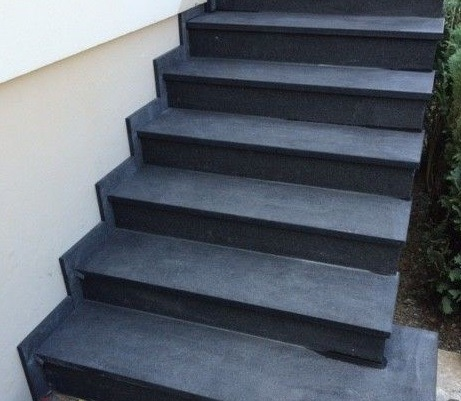
//> input picture im1.jpg, 461 x 401 px
$ ./Source   (built with g++ and OpenCV 4)
//> lines starting //> are read from the running program, lines starting //| are printed output that depends on the picture; after the words box and inside, x2 and y2 are one past the last pixel; in counts of white or black regions, pixels touching at a corner belong together
/*
* Auteur:
    - Berrahal Kaouter
* Date: 2020-04-21
* Information: Analyse d’un escalier : comptage et détection des marches
*/

#include "opencv2/imgproc/imgproc.hpp"
#include "iostream"
#include "opencv2/core/core.hpp"
#include "opencv2/highgui/highgui.hpp"

using namespace cv;

//La structure trie 2 points
struct myclass {
    bool operator() (cv::Point pt1, cv::Point pt2) {
        return (pt1.y < pt2.y);
    }
} myobject;

//Unification de points très proches dans les coordonnées X et Y
std::vector<Point> unification(std::vector<Point> p, int x, int y) {
    for (int i = 0; i < p.size(); i++)
        for (int j = i; j < p.size(); j++)
            if (abs(p[i].x - p[j].x) < x || abs(p[i].y - p[j].y) < y)
                p.erase(p.begin() + j);
    return p;
}

int main() {

    //Gradient
    Mat src, src_gray, grad;
    int scale = 1;
    int delta = 0;
    int ddepth = CV_16S;

    src = imread("img/im1.Jpg", 1);
//> src is the input picture: 401 rows x 461 cols, CV_8UC3; mean B, G, R 108.6, 98.1, 90.5

    if (!src.data) {
        std::cout << "Impossible d'ouvrir ou de trouver l'image" << "\n";
        return -1;
    }

    if (src.cols > 2000 || src.rows > 2000) {
        cv::resize(src, src, cv::Size(0, 0), 0.15, 0.15);
    }
    else if (src.cols > 650 || src.rows > 650) {

        cv::resize(src, src, cv::Size(0, 0), 0.5, 0.5);
    }

    imshow("Escalier", src);

    moveWindow("Escalier", 0, 0);

    GaussianBlur(src, src, Size(3, 3), 0, 0, BORDER_DEFAULT);

    // Convert it to gray

    cvtColor(src, src_gray, COLOR_RGBA2GRAY, 0);

    /// Generate grad_x and grad_y
    Mat grad_x, grad_y;
    Mat abs_grad_x, abs_grad_y;

    // Gradient X
    Sobel(src_gray, grad_x, ddepth, 1, 0, 3, scale, delta, BORDER_DEFAULT);
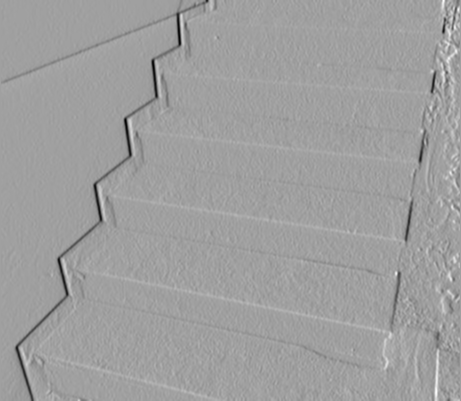
//> grad_x: 401 rows x 461 cols, CV_16SC1; min -446, max 264, mean -2.5; drawn with min black and max white
    convertScaleAbs(grad_x, abs_grad_x);

    // Gradient Y
    Sobel(src_gray, grad_y, ddepth, 0, 1, 3, scale, delta, BORDER_DEFAULT);
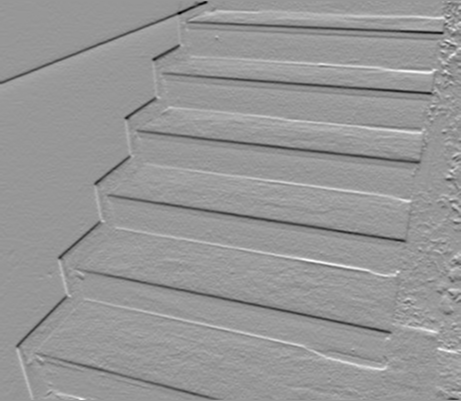
//> grad_y: 401 rows x 461 cols, CV_16SC1; min -413, max 283, mean -0.8; drawn with min black and max white
    convertScaleAbs(grad_y, abs_grad_y);

    // Total Gradient (approximate)
    addWeighted(abs_grad_x, 0.5, abs_grad_y, 0.5, 0, grad);// si incremente un ou deux la taille de la ligne etc 'est po bon on aura bcq de ligne
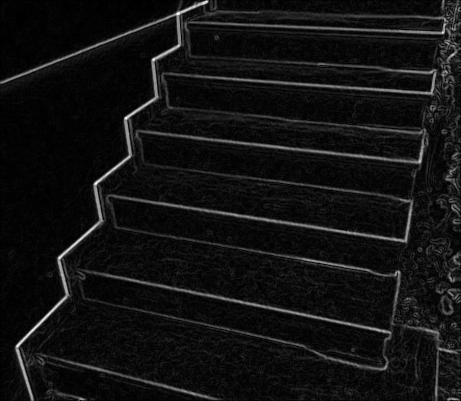
//> grad: 401 rows x 461 cols, CV_8UC1; min 0, max 255, mean 17.8
// po de dilatation pour ne po avoir d'augmenation
    imshow("Sobel", grad);

    //Standard Hough Line Transform
    Mat dst, color_dst;

    cv::threshold(grad, color_dst, 0, 255, THRESH_BINARY | THRESH_OTSU);
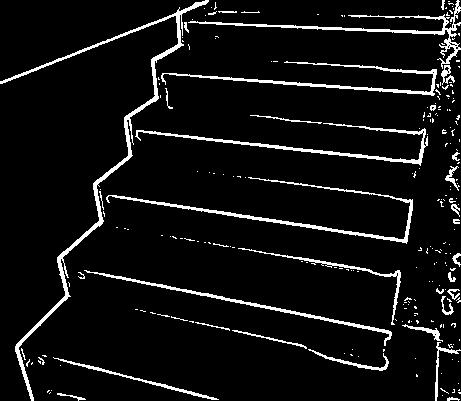
//> color_dst: 401 rows x 461 cols, CV_8UC1; 6.8% white; 227 white regions (191 under 20 px), largest, box (x1, y1, x2, y2) and area: (0, 0, 209, 401) 2661, (106, 177, 413, 244) 1406, (188, 0, 461, 69) 1313


    std::vector<Vec4i> linesP; // will hold the results of the detection

    HoughLinesP(color_dst, linesP, 1, CV_PI / 180, 50, 70, 10); // runs the actual detection
//> linesP = 39 lines (x1, y1, x2, y2), first 8: [86, 271, 388, 330], [94, 193, 406, 242], [149, 133, 421, 162], [163, 202, 407, 240], [106, 276, 391, 332], [152, 73, 439, 93], [112, 195, 407, 241], [125, 129, 385, 157]

    imshow("Line Transform", color_dst);

    // Draw the lines
    std::vector<Point> p1;
    Mat points = cv::Mat::zeros(color_dst.rows, color_dst.cols, CV_8UC1);
    for (size_t i = 0; i < linesP.size(); i++) {
        Vec4i l = linesP[i];
        //On trace tous les segments parallèles inférieurs à 40 degrése
        if (abs(atan2(l[3] - l[1], l[2] - l[0])) < 0.15) {
            line(points, Point(l[0], l[1]), Point(l[2], l[3]), Scalar(255, 0, 0), 1, 8, 0);
            //Le vecteur de points p1 stocke les points des lignes parallèles
            p1.push_back(Point(l[0], l[1]));
        }
    }
//> this loop made 39 passes
//> l on passes 1 to 12: [86, 271, 388, 330], [94, 193, 406, 242], [149, 133, 421, 162], [163, 202, 407, 240], [106, 276, 391, 332], [152, 73, 439, 93], [112, 195, 407, 241], [125, 129, 385, 157], [235, 25, 459, 33], [0, 83, 205, 4], [190, 76, 440, 94], [0, 81, 207, 2]
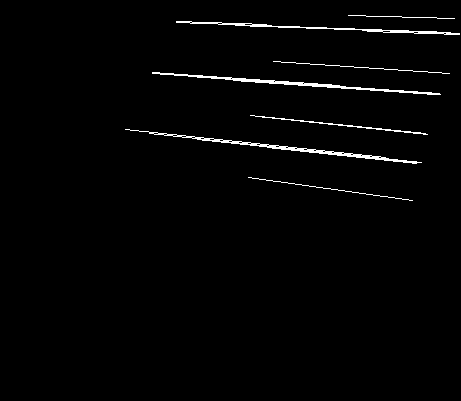
//> points: 401 rows x 461 cols, CV_8UC1; 1.6% white in thin lines or dots, all inside (x1, y1, x2, y2) = (125, 15, 460, 201)

    //Les points du vecteur p1 sont classés par ordre croissant
    std::sort(p1.begin(), p1.end(), myobject);
//> p1 = 17 Points (x, y), first 12: [348, 15], [176, 21], [176, 22], [235, 25], [367, 31], [273, 61], [152, 72], [152, 73], [190, 76], [233, 80], [250, 115], [257, 116]

    //On utilise la fonction d'unification 3 fois. L'objectif est de trouver le point le plus extrême,
    //c'est-à-dire le plus proche de la coordonnée X et le plus éloigné de la coordonnée Y

    //Les nouveaux points représentent le nombre de coin des marches.
    //Le vecteur de Point p2 stock ces coordonnées

    std::vector<Point> p2;
    p2 = unification(p1, 13, 13);
//> the loop in unification, `for (int i = 0; i < p.size(); i++)` made 5 passes
//> after the loop in unification, `for (int i = 0; i < p.size(); i++)`: p = 5 Points (x, y): [176, 21], [273, 61], [190, 76], [257, 116], [149, 133]
//> p2 has the same summary as p in unification

    std::cout << "Nombre de marches: " << p2.size() << "\n";
//| Nombre de marches: 5

    for (int j = 0; j < p2.size(); j++)
        cv::circle(points, p2[j], 4, cv::Scalar(200, 0, 0), -1);
//> this loop made 5 passes
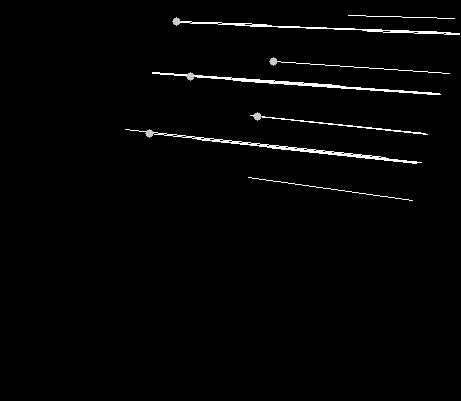
//> points: 401 rows x 461 cols, CV_8UC1; 0.13% of pixels changed, all inside (x1, y1, x2, y2) = (145, 17, 278, 138)


    imshow("Marches", points);

    //2ème unification de points. L'objectif est de nettoyer les lignes parallèles de chaque étape
    //Le vecteur de Point p3 stock ces coordonnées

    std::vector<Point> p3;    Mat points2 = cv::Mat::zeros(color_dst.rows, color_dst.cols, CV_8UC1);
    p3 = unification(unification(unification(p1, 0, 10), 0, 10), 0, 11);
//> the loop in unification (call 2), `for (int i = 0; i < p.size(); i++)` made 6 passes
//> p3 = 1 Point (x, y): [250, 115]


    //std::cout << "Points apres unification " << "\n";
    //On calcule la direction de l'escalier
    //La méthode consiste à calculer des points entre les marches de l'axe Y.
    //S'il y a un ou plusieurs points entre 2 marches (du vecteur p2), c'est un escalier vers le haut.
    //S'il n'y a aucun point, c'est un escalier vers le bas.

    int direction = 0;
    for (int i = 0; i < p3.size(); i++) {
        //std::cout << "Point " << i << " :" << p3[i] << " " << "\n";
        cv::circle(points2, p3[i], 4, cv::Scalar(200, 0, 0), -1);
        line(points2, Point(p3[i].x, p3[i].y), Point(p3[i].x + 100, p3[i].y), Scalar(255, 0, 0), 1, 8, 0);
        if (p2[p2.size() - 1].y > p3[i].y&& p3[i].y > p2[p2.size() - 2].y)
            direction++;
    }
//> this loop made 1 pass
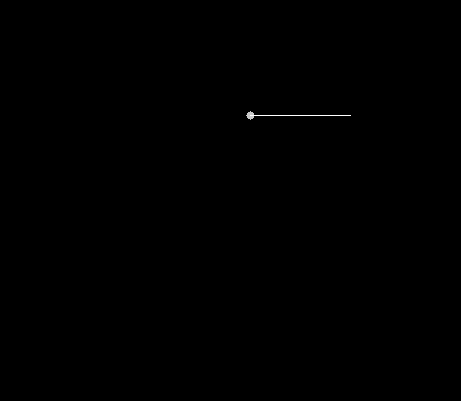
//> points2: 401 rows x 461 cols, CV_8UC1; min 0, max 255, mean 0.2
//> after the loop, direction = 0

    if (direction == 0)
        std::cout << "\nEscalier vers le bas " << "\n";
    else if (direction > 0)
        std::cout << "\nEscalier vers le haut " << "\n";

    //imshow("Direction", points2);

    cv::waitKey(0);
    return 0;
}

$ run again, with im10.jpg copied over im1.jpg
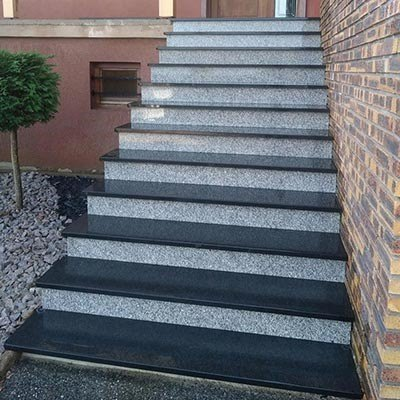
//> input picture im10.jpg, 400 x 400 px
//> src is the input picture: 400 rows x 400 cols, CV_8UC3; mean B, G, R 112.7, 106.5, 102.8
//> color_dst: 400 rows x 400 cols, CV_8UC1; 21.8% white in thin lines or dots
//> linesP = 159 lines (x1, y1, x2, y2), first 8: [3, 302, 384, 349], [2, 350, 346, 398], [1, 285, 385, 325], [0, 230, 358, 261], [86, 212, 394, 238], [0, 36, 397, 36], [3, 349, 361, 399], [2, 248, 389, 288]
//> the loop `for (size_t i = 0; i < linesP.size(); i++)` made 159 passes
//> p1 = 96 Points (x, y), first 12: [274, 17], [300, 18], [308, 19], [229, 20], [226, 21], [169, 21], [172, 30], [163, 31], [162, 32], [162, 34], [163, 35], [0, 35]
//> the loop in unification, `for (int i = 0; i < p.size(); i++)` made 17 passes
//> after the loop in unification, `for (int i = 0; i < p.size(); i++)`: p = 17 Points (x, y), first 12: [300, 18], [169, 21], [163, 35], [88, 38], [226, 52], [254, 69], [137, 85], [212, 102], [267, 110], [114, 132], [114, 148], [54, 175]
//> p2 has the same summary as p in unification
//| Nombre de marches: 17
//> the loop `for (int j = 0; j < p2.size(); j++)` made 17 passes
//> after the loop `for (int j = 0; j < p2.size(); j++)`:
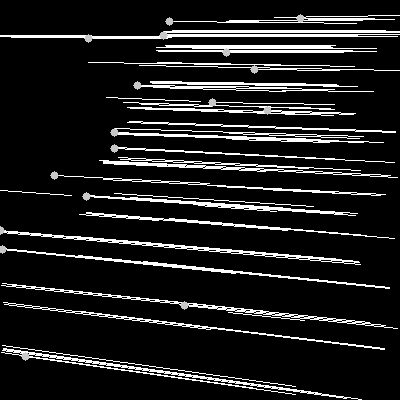
//> points: 400 rows x 400 cols, CV_8UC1; min 0, max 255, mean 29.9
//> the loop in unification (call 2), `for (int i = 0; i < p.size(); i++)` made 27 passes
//> p3 = 6 Points (x, y): [0, 36], [150, 81], [114, 132], [0, 190], [143, 261], [1, 352]
//> the loop `for (int i = 0; i < p3.size(); i++)` made 6 passes
//> direction on pass 6: 1
//> after the loop `for (int i = 0; i < p3.size(); i++)`:
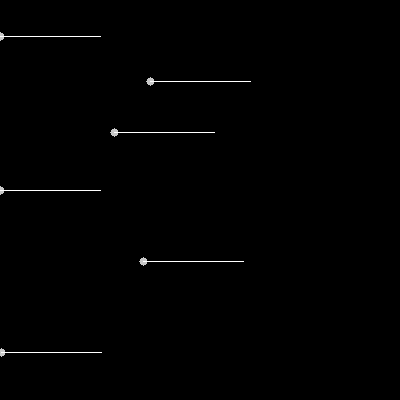
//> points2: 400 rows x 400 cols, CV_8UC1; min 0, max 255, mean 1.2
//> after the loop `for (int i = 0; i < p3.size(); i++)`: direction = 1
